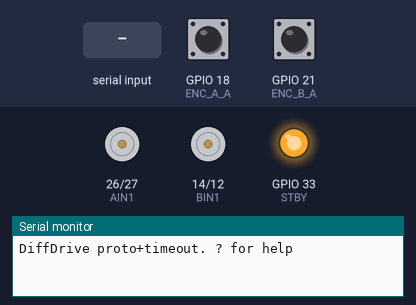
Bench run of a sketch on a simulated ESP32. Shown: motor-driver pin pairs drawn as motors (green arrow = first pin HIGH = forward, orange = second pin HIGH = backward, longer = more drive, scaled by the enable pin, stopped while the standby pin is LOW), output pins drawn as LEDs (lit = HIGH), the last lines printed to the serial monitor. Inputs (shaded band) come from the test bench; at power-on: GPIO 18 (ENC_A_A) HIGH, GPIO 21 (ENC_B_A) HIGH.

Above: at 1.5 s.
1.6 s: "r 90\n" received over Serial
At 1.67 s:
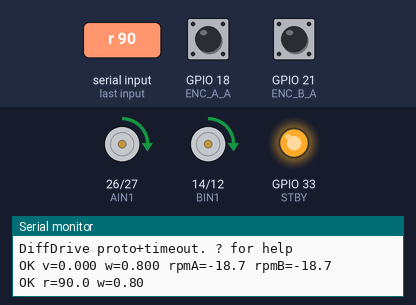
4.6 s: "v 90\n" received over Serial
7.6 s: "w 90\n" received over Serial
At 9.0 s:
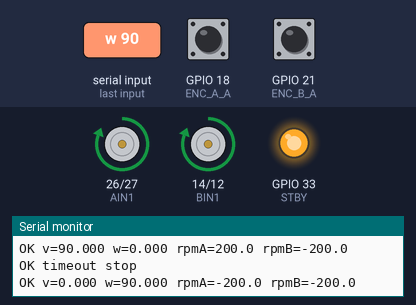
10.6 s: "v  45\n" received over Serial
At 11.5 s:
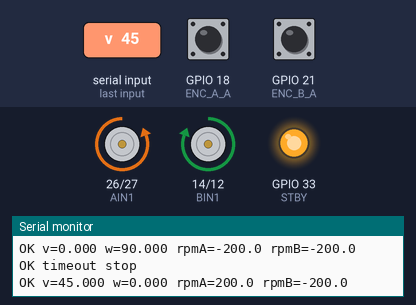
13.6 s: "w  45\n" received over Serial
At 15.9 s:
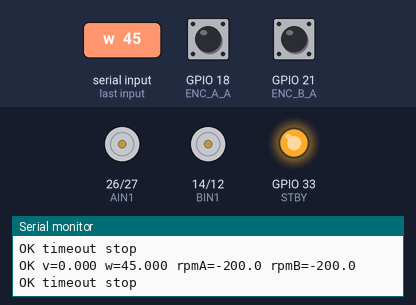
Timing chart, 0 to 17.4 s (numbered marks = the images above; inputs shaded):
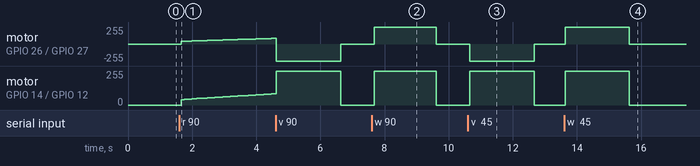

Measured:
- after the input at 1.6 s, motor on GPIO 26 (AIN1) / GPIO 27 (AIN2), motor on GPIO 14 (BIN1) / GPIO 12 (BIN2): moves from stopped to forward 84/255 over 2.9 s, starting after 0.07 s
- after the input at 7.6 s, motor on GPIO 26 (AIN1) / GPIO 27 (AIN2), motor on GPIO 14 (BIN1) / GPIO 12 (BIN2): stopped → forward 255/255 after 0.08 s, → stopped 1.9 s later
- after the input at 10.6 s, motor on GPIO 26 (AIN1) / GPIO 27 (AIN2): stopped → backward 255/255 after 0.05 s, → stopped 2.0 s later; motor on GPIO 14 (BIN1) / GPIO 12 (BIN2): stopped → forward 255/255 after 0.05 s, → stopped 2.0 s later
- after the input at 13.6 s, motor on GPIO 26 (AIN1) / GPIO 27 (AIN2), motor on GPIO 14 (BIN1) / GPIO 12 (BIN2): stopped → forward 255/255 at once, → stopped 2.0 s later

The sketch:

DiffDrive.ino
```cpp
// PID差速 + 串口协议 + 通信超时停车
// 115200, 一行一条, Newline 结束。装车后改 WHEELBASE; 某侧反了改 SIGN_A/SIGN_B=-1
// ROS2 周期 cmd_vel 时把 CMD_TIMEOUT_MS 改为 300～500

const int PWMA = 25, AIN1 = 26, AIN2 = 27;
const int PWMB = 32, BIN1 = 14, BIN2 = 12;
const int STBY = 33;
const int ENC_A_A = 18, ENC_A_B = 19;
const int ENC_B_A = 21, ENC_B_B = 22;

const int COUNTS_PER_REV = 330;
const uint32_t DT_MS = 80;
const uint32_t CMD_TIMEOUT_MS = 2000;

const float WHEEL_R = 0.0325f;
float WHEELBASE = 0.159f;  // 外边距185mm(测量) − 轮宽26mm(官方)
int SIGN_A = 1;
int SIGN_B = -1;

float Kff = 1.15f, Kp = 1.0f, Ki = 0.8f, integMax = 180.0f;

volatile int32_t countA = 0, countB = 0;

float tgtA = 0, tgtB = 0;
float integA = 0, integB = 0;
float rpmA = 0, rpmB = 0;
int pwmA = 0, pwmB = 0;

uint32_t lastMotionCmdMs = 0;
bool motionActive = false;
bool distMode = false;
float distRemain = 0;
bool yawMode = false;
float yawRemain = 0;

void IRAM_ATTR onEncA() {
  if ((GPIO.in >> ENC_A_B) & 1) countA++;
  else countA--;
}

void IRAM_ATTR onEncB() {
  if ((GPIO.in >> ENC_B_B) & 1) countB++;
  else countB--;
}

void applyA(int pwm) {
  if (pwm > 255) pwm = 255;
  if (pwm < -255) pwm = -255;
  pwmA = pwm;
  if (pwm == 0) {
    analogWrite(PWMA, 0);
    digitalWrite(AIN1, LOW);
    digitalWrite(AIN2, LOW);
    return;
  }
  if (pwm > 0) {
    digitalWrite(AIN1, LOW);
    digitalWrite(AIN2, HIGH);
    analogWrite(PWMA, pwm);
  } else {
    digitalWrite(AIN1, HIGH);
    digitalWrite(AIN2, LOW);
    analogWrite(PWMA, -pwm);
  }
}

void applyB(int pwm) {
  if (pwm > 255) pwm = 255;
  if (pwm < -255) pwm = -255;
  pwmB = pwm;
  if (pwm == 0) {
    analogWrite(PWMB, 0);
    digitalWrite(BIN1, LOW);
    digitalWrite(BIN2, LOW);
    return;
  }
  if (pwm > 0) {
    digitalWrite(BIN1, LOW);
    digitalWrite(BIN2, HIGH);
    analogWrite(PWMB, pwm);
  } else {
    digitalWrite(BIN1, HIGH);
    digitalWrite(BIN2, LOW);
    analogWrite(PWMB, -pwm);
  }
}

float rpmFromV(float v_mps) {
  return v_mps / (2.0f * 3.1415926f * WHEEL_R) * 60.0f;
}

void clearNav() {
  distMode = false;
  distRemain = 0;
  yawMode = false;
  yawRemain = 0;
}

void setVW(float v, float w, bool fromMotionCmd) {
  float vL = v - w * (WHEELBASE * 0.5f);
  float vR = v + w * (WHEELBASE * 0.5f);
  float rL = rpmFromV(vL) * SIGN_A;
  float rR = rpmFromV(vR) * SIGN_B;
  if (fabsf(rL) < 8) rL = 0;
  if (fabsf(rR) < 8) rR = 0;
  if (rL > 200) rL = 200;
  if (rL < -200) rL = -200;
  if (rR > 200) rR = 200;
  if (rR < -200) rR = -200;
  tgtA = rL;
  tgtB = rR;
  integA = integB = 0;
  motionActive = (fabsf(tgtA) >= 8.0f) || (fabsf(tgtB) >= 8.0f);
  if (fromMotionCmd) {
    lastMotionCmdMs = millis();
  }
  Serial.print("OK v=");
  Serial.print(v, 3);
  Serial.print(" w=");
  Serial.print(w, 3);
  Serial.print(" rpmA=");
  Serial.print(tgtA, 1);
  Serial.print(" rpmB=");
  Serial.println(tgtB, 1);
}

int piStep(float tgt, float rpm, float &integ, float dt) {
  if (fabsf(tgt) < 8) {
    integ = 0;
    return 0;
  }
  float err = tgt - rpm;
  integ += err * dt;
  if (integ > integMax) integ = integMax;
  if (integ < -integMax) integ = -integMax;
  float u = Kff * tgt + Kp * err + Ki * integ;
  return (int)(u + (u >= 0 ? 0.5f : -0.5f));
}

void printStatus() {
  Serial.print("A ");
  Serial.print(rpmA, 1);
  Serial.print("/");
  Serial.print(tgtA, 1);
  Serial.print(" B ");
  Serial.print(rpmB, 1);
  Serial.print("/");
  Serial.print(tgtB, 1);
  Serial.print(" p ");
  Serial.print(pwmA);
  Serial.print("/");
  Serial.println(pwmB);
}

void handleLine(String line) {
  line.trim();
  if (line.length() == 0) return;

  if (line == "0") {
    clearNav();
    setVW(0, 0, true);
    Serial.println("OK stop");
    return;
  }
  if (line == "e" || line == "E") {
    printStatus();
    return;
  }
  if (line == "?") {
    Serial.println("cmds: 0 | v | w | c | d <m> [v] | r <deg> [w] | e | ?");
    Serial.println("v/w/c timeout 2s; d/r encoders, no timeout");
    Serial.println("this chassis SIGN_B=-1: r 90 right/CW  r -90 left/CCW");
    return;
  }
  if (line.startsWith("v ")) {
    clearNav();
    setVW(line.substring(2).toFloat(), 0, true);
    return;
  }
  if (line.startsWith("w ")) {
    clearNav();
    setVW(0, line.substring(2).toFloat(), true);
    return;
  }
  if (line.startsWith("d ")) {
    float meters = 0, speed = 0.12f;
    int sp = line.indexOf(' ', 2);
    if (sp > 0) {
      meters = line.substring(2, sp).toFloat();
      speed = line.substring(sp + 1).toFloat();
    } else {
      meters = line.substring(2).toFloat();
    }
    if (meters <= 0 || meters > 5 || speed < 0.05f || speed > 0.25f) {
      Serial.println("NAK d");
      return;
    }
    clearNav();
    distRemain = meters;
    distMode = true;
    setVW(speed, 0, true);
    Serial.print("OK d=");
    Serial.print(meters, 3);
    Serial.print(" v=");
    Serial.println(speed, 3);
    return;
  }
  if (line.startsWith("r ")) {
    float deg = 0, wz = 0.8f;
    int sp = line.indexOf(' ', 2);
    if (sp > 0) {
      deg = line.substring(2, sp).toFloat();
      wz = line.substring(sp + 1).toFloat();
    } else {
      deg = line.substring(2).toFloat();
    }
    if (fabsf(deg) < 5.0f || fabsf(deg) > 400.0f || wz < 0.3f || wz > 1.8f) {
      Serial.println("NAK r");
      return;
    }
    clearNav();
    yawRemain = deg * 3.1415926f / 180.0f;
    yawMode = true;
    float wcmd = (deg >= 0) ? wz : -wz;
    setVW(0, wcmd, true);
    Serial.print("OK r=");
    Serial.print(deg, 1);
    Serial.print(" w=");
    Serial.println(wcmd, 2);
    return;
  }
  if (line.startsWith("c ")) {
    int sp = line.indexOf(' ', 2);
    if (sp > 0) {
      clearNav();
      setVW(line.substring(2, sp).toFloat(), line.substring(sp + 1).toFloat(), true);
      return;
    }
  }
  Serial.println("NAK");
}

void setup() {
  pinMode(STBY, OUTPUT);
  digitalWrite(STBY, LOW);
  pinMode(PWMA, OUTPUT);
  pinMode(AIN1, OUTPUT);
  pinMode(AIN2, OUTPUT);
  pinMode(PWMB, OUTPUT);
  pinMode(BIN1, OUTPUT);
  pinMode(BIN2, OUTPUT);
  applyA(0);
  applyB(0);

  Serial.begin(115200);
  delay(300);

  pinMode(ENC_A_A, INPUT);
  pinMode(ENC_A_B, INPUT);
  pinMode(ENC_B_A, INPUT);
  pinMode(ENC_B_B, INPUT);
  attachInterrupt(digitalPinToInterrupt(ENC_A_A), onEncA, RISING);
  attachInterrupt(digitalPinToInterrupt(ENC_B_A), onEncB, RISING);
  digitalWrite(STBY, HIGH);

  Serial.println("DiffDrive proto+timeout. ? for help");
}

void loop() {
  static String line;
  while (Serial.available()) {
    char ch = Serial.read();
    if (ch == '\n' || ch == '\r') {
      handleLine(line);
      line = "";
    } else {
      line += ch;
      if (line.length() > 48) line = "";
    }
  }

  uint32_t now = millis();
  if (motionActive && !distMode && !yawMode && (now - lastMotionCmdMs >= CMD_TIMEOUT_MS)) {
    motionActive = false;
    tgtA = tgtB = 0;
    integA = integB = 0;
    Serial.println("OK timeout stop");
  }

  static uint32_t lastMs = 0;
  static int32_t lastA = 0, lastB = 0;
  if (now - lastMs < DT_MS) return;
  float dt = (now - lastMs) / 1000.0f;
  lastMs = now;

  noInterrupts();
  int32_t a = countA, b = countB;
  interrupts();
  int32_t dA = a - lastA, dB = b - lastB;
  lastA = a;
  lastB = b;

  float instA = (dA / dt) / COUNTS_PER_REV * 60.0f;
  float instB = (dB / dt) / COUNTS_PER_REV * 60.0f;
  rpmA = 0.45f * instA + 0.55f * rpmA;
  rpmB = 0.45f * instB + 0.55f * rpmB;

  if (distMode) {
    float ds = 0.5f * (dA * SIGN_A + dB * SIGN_B) / (float)COUNTS_PER_REV
               * (2.0f * 3.1415926f * WHEEL_R);
    distRemain -= ds;
    if (distRemain <= 0.02f) {
      clearNav();
      tgtA = tgtB = 0;
      integA = integB = 0;
      motionActive = false;
      applyA(0);
      applyB(0);
      Serial.println("OK dist done");
    }
  }

  if (yawMode) {
    const float twoPiR = 2.0f * 3.1415926f * WHEEL_R;
    float dsL = (dA * SIGN_A) / (float)COUNTS_PER_REV * twoPiR;
    float dsR = (dB * SIGN_B) / (float)COUNTS_PER_REV * twoPiR;
    float dYaw = (dsR - dsL) / WHEELBASE;
    yawRemain -= dYaw;
    bool done = (yawRemain > 0) ? (yawRemain <= 0.06f) : (yawRemain >= -0.06f);
    if (done) {
      clearNav();
      tgtA = tgtB = 0;
      integA = integB = 0;
      motionActive = false;
      applyA(0);
      applyB(0);
      Serial.println("OK yaw done");
    }
  }

  applyA(piStep(tgtA, rpmA, integA, dt));
  applyB(piStep(tgtB, rpmB, integB, dt));
}
```
